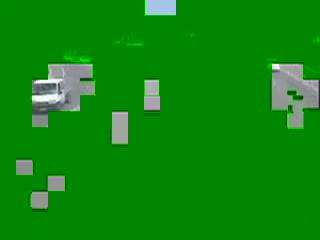
#> input picture media/img/frames/frame10.jpg, 320 x 240 px
$ python main.py ../media/img/frames/frame10.jpg ../media/img/frames/frame11.jpg   (Python 2 division)
#> lines starting #> are read from the running program, lines starting #| are printed output that depends on the picture; after the words box and inside, x2 and y2 are one past the last pixel; in counts of white or black regions, pixels touching at a corner belong together
### src/Filters/filter.py
#!/opt/python2.7/bin/python

# !/usr/bin/env python

import sys

import Image
from abc import ABCMeta, abstractmethod

#import CUDAHandler

# --------------------------------------- #

class Filter:
    """ Clase padre de filtros """
    __metaclass__ = ABCMeta

    # Constantes para los valores minimos y maximos de los pixeles
    MAX_PIXEL_VALUE = 255
    MIN_PIXEL_VALUE = 0

    # CUDAHandler
    cuda = None

    # Constantes para indicar con que dispositivo se debe procesar el filtro
    CPU = 0
    CUDA = 1
    OPENCL = 2

    # Diccionario para mapear los modos de procesamiento (CPU, GPU, ...) con
    # los respectivos metodos abstractos que definiran posteriormente los filtros
    processing_method = {}

    # Atributos
    images = []
    post_img = None

    # [12 lines left out: function __init__, not called in this run]

    # TODO Esquema de colores como parametro
    def newPostImg(self, mode, size):
        self.post_img = Image.new(mode, size)

    def fetchResult(self):
        return self.post_img

    @abstractmethod
    def _processCPU(self):
        pass

    @abstractmethod
    def _processCUDA(self):
        pass

    # [6 lines left out: function Apply, not called in this run]

# --------------------------------------- #

### src/Filters/difference.py
import ImageChops
from filter import Filter

class DifferenceFilter(Filter):

    def __init__(self, *images):
        self.images = []
        super(DifferenceFilter, self).__init__(*images)

    def _processCPU(self):
        self.post_img = ImageChops.difference(self.images[0], self.images[1])

    def _processCUDA(self):
        pass

### src/Filters/threshold.py
#!/usr/bin/env python

from filter import Filter

class ThresholdFilter(Filter):

    # Valor discriminante (menores que este -> MIN_PIXEL_VALUE mayores que este -> MAX_PIXEL_VALUE)
    level = 127

    def __init__(self, *images, **kwargs):
        self.images = []
        super(ThresholdFilter, self).__init__(*images)
        try:
            self.level = kwargs['level']
        except KeyError:
            pass

    def _processCPU(self):
        grayscaled = self.images[0].convert("L")
        self.post_img = grayscaled.point(lambda x: Filter.MAX_PIXEL_VALUE if x >= self.level else Filter.MIN_PIXEL_VALUE)

    def _processCUDA(self):
        pass

### src/Filters/erosion.py
#!/usr/bin/env python

import itertools
from filter import Filter

class ErosionFilter(Filter):

    # Mascara de aplicacion del filtro; en el constructor de
    # la clase se explica con que se rellena esta lista
    mask = []

    _kernel = """
    #define   ROWS_BLOCKDIM_X 32
    #define   ROWS_BLOCKDIM_Y 8
    #define   ROWS_HALO_STEPS 1

    __global__ void erosion_kernel(
        float *d_Dst,
        float *d_Src,
        int imageW,
        int imageH,
        int pitch
    ){
        __shared__ float s_Data[ROWS_BLOCKDIM_Y][(2 * ROWS_HALO_STEPS) + ROWS_BLOCKDIM_X];

        //Offset to the left halo edge
        const int baseX = (blockIdx.x * ROWS_HALO_STEPS) * ROWS_BLOCKDIM_X + threadIdx.x;
        const int baseY = blockIdx.y * ROWS_BLOCKDIM_Y + threadIdx.y;

        d_Src += baseY * pitch + baseX;
        d_Dst += baseY * pitch + baseX;

        //Load main data
        #pragma unroll
        for(int i = ROWS_HALO_STEPS; i < ROWS_HALO_STEPS + ROWS_RESULT_STEPS; i++)
            s_Data[threadIdx.y][threadIdx.x + i * ROWS_BLOCKDIM_X] = d_Src[i * ROWS_BLOCKDIM_X];

        //Load left halo
        #pragma unroll
        for(int i = 0; i < ROWS_HALO_STEPS; i++)
            s_Data[threadIdx.y][threadIdx.x + i * ROWS_BLOCKDIM_X] = (baseX >= -i * ROWS_BLOCKDIM_X ) ? d_Src[i * ROWS_BLOCKDIM_X] : 0;

        //Load right halo
        #pragma unroll
        for(int i = 0; i < ROWS_HALO_STEPS; i++)
            s_Data[threadIdx.y][threadIdx.x + i * ROWS_BLOCKDIM_X] = (imageW - baseX > i * ROWS_BLOCKDIM_X) ? d_Src[i * ROWS_BLOCKDIM_X] : 0;

        //Compute and store results
        __syncthreads();

        #pragma unroll
        for(int i = ROWS_HALO_STEPS; i < ROWS_HALO_STEPS; i++){
            float result = 0;

            #pragma unroll
            for(int j = -KERNEL_RADIUS; j <= KERNEL_RADIUS; j++)
                result = (s_Data[threadIdx.y][threadIdx.x + i * ROWS_BLOCKDIM_X + j] > 0) ? 255 : 0;

            d_Dst[i * ROWS_BLOCKDIM_X] = result;
        }
    }
    """

    def __init__(self, *images):
        self.images = []
        super(ErosionFilter, self).__init__(*images)

        # La mascara contendra tuplas con las sumas que deben efectuarse a la
        # posicion (x, y) del pixel actual que estamos tratando: por ejemplo,
        # sumar (1, 0) significa (x + 1, y + 0), osea el pixel situado justo
        # debajo, y por contra sumar (0, -1) implica (x + 0, y - 1), es decir
        # el pixel situado justo a la izquierda del actual
        self.mask = [(i, j) for i, j in itertools.permutations([-1, 0, 1], 2) if abs(i) != abs(j)]

    def _processCPU(self):
        surrounding_pixels = []
        for row in xrange(self.images[0].size[0]):
            for col in xrange(self.images[0].size[1]):
                try:
                    surrounding_pixels = [self.images[0].getpixel((row + i, col + j)) for i, j in self.mask]
                except IndexError:
                    # Si se produjo alguna excepcion de indexado (debido a que estamos situados en algun borde
                    # de la imagen), construimos la lista de pixels adyacentes replicando el pixel actual
                    # TODO Intentar reconocer que pixel es el que tiro la excepcion, y replicar solo ese
                    surrounding_pixels = list(itertools.repeat(self.images[0].getpixel((row, col)), len(self.mask)))
                finally:
                    # La funcion implicita "all()" devuelve True si _todos_ los elementos de un objeto iterable
                    # son asimismo True (o distintos de 0 si los elementos son numericos, como es el caso)
                    if all(surrounding_pixels):
                        self.post_img.putpixel((row, col), Filter.MAX_PIXEL_VALUE)
                    else:
                        self.post_img.putpixel((row, col), Filter.MIN_PIXEL_VALUE)

    # [6 lines left out: function _processCUDA, not called in this run]

### src/main.py
#!/usr/bin/env python

import sys
import Image
import ImageChops

from Filters.filter import Filter
from Filters.erosion import ErosionFilter
from Filters.difference import DifferenceFilter
from Filters.threshold import ThresholdFilter

if __name__ == '__main__':
    if len(sys.argv) != 3:
        print 'Usage:', sys.argv[0], '<image1> <image2'
        sys.exit(1)

    im1 = Image.open(sys.argv[1])
#> im1 is the input picture: PIL image 320x240 RGB; mean R, G, B 13.3, 136.2, 14.8
    im2 = Image.open(sys.argv[2])
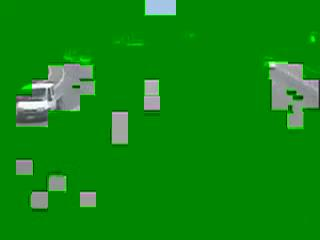
#> input picture media/img/frames/frame11.jpg, 320 x 240 px
#> im2 is the input picture: PIL image 320x240 RGB; mean R, G, B 14.6, 136.6, 16
    print sys.argv[1], ": ", im1.format, im1.size, im1.mode, '\n'
#| ../media/img/frames/frame10.jpg :  JPEG (320, 240) RGB

    # Diferencia
    diferencia = DifferenceFilter(im1, im2)
    diferencia.Apply(Filter.CPU)
#> in newPostImg, `self.post_img = Image.new(mode, size)`: self.post_img: PIL image 320x240 RGB; every value is 0
#> in _processCPU, `self.post_img = ImageChops.difference(self.images[0], self.images[1])`:
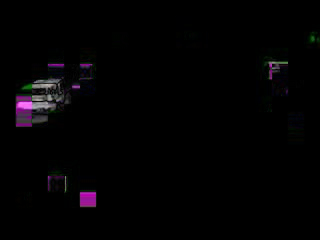
#> self.post_img: PIL image 320x240 RGB; mean R, G, B 3.1, 2.2, 3.2
    tmp = diferencia.fetchResult()

    # Threshold
    threshold = ThresholdFilter(tmp, level=30)
    threshold.Apply(Filter.CPU)
#> in _processCPU, `self.post_img = grayscaled.point(lambda x: Filter.MAX_PIXEL_VALUE if x..`:
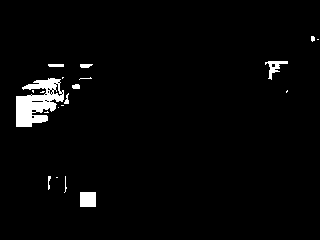
#> self.post_img: PIL image 320x240 L; 2.6% white; 20 white regions (11 under 20 px), largest, box (x1, y1, x2, y2) and area: (16, 78, 64, 127) 1365, (80, 192, 96, 207) 240, (265, 61, 288, 80) 159
    tmp2 = threshold.fetchResult()

    # Erosion
    erosion = ErosionFilter(tmp2)
    erosion.Apply(Filter.CPU)
#> in newPostImg (call 3), `self.post_img = Image.new(mode, size)`: self.post_img: PIL image 320x240 L; every value is 0
#> after the loop in _processCPU, `for row in xrange(self.images[0].size[0]):`:
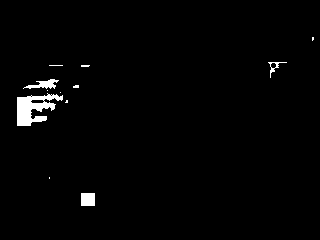
#> self.post_img: PIL image 320x240 L; 1.7% white; 12 white regions (8 under 20 px), largest, box (x1, y1, x2, y2) and area: (17, 93, 63, 126) 800, (81, 193, 95, 206) 182, (23, 79, 59, 89) 172, (268, 62, 287, 78) 65
    post = erosion.fetchResult()

    # TODO Mergeado en una clase aparte
    r, g, b = im2.split()
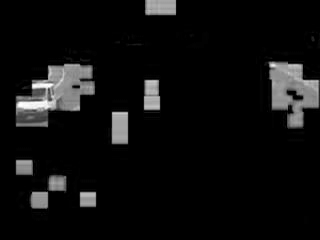
#> r: PIL image 320x240 L; min 0, max 255, mean 14.6
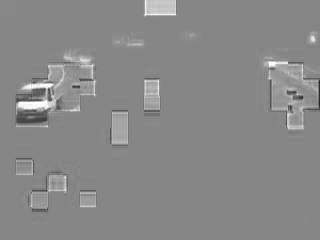
#> g: PIL image 320x240 L; min 31, max 255, mean 136.6
    tmp = ImageChops.add(r, post)
    merged = Image.merge("RGB", (tmp, g, b))

    merged.save("merged.png", "PNG")
